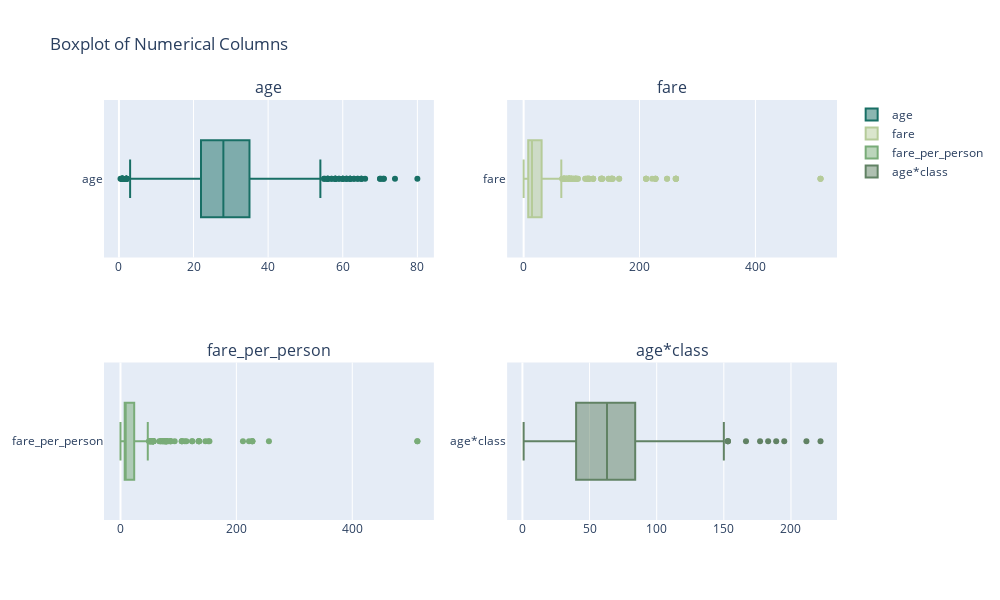

The cell this chart's notebook holds for it:
### Code cell
#Detecting outliers and dealing with them
#let's check all the continious variables
# Num _COLS 
NUM_COLS_F = [col for col in train.columns if train[col].dtype == 'float']

# BoxPLot To Identify Outliers
fig = go.Figure()   
# Sub Plots
fig = make_subplots(rows=2, cols=2, subplot_titles=NUM_COLS_F)

# Loop through each row of subplots
for i in range(2):
    # Loop through each subplot in the row
    for j in range(2):
        # Calculate the index of the current numerical column
        index = i * 2 + j
        # Check if the index is within the range of available numerical columns
        if index < len(NUM_COLS_F):
            # Add a box plot for the current numerical column to the subplot
            fig.add_trace(go.Box(x=train[NUM_COLS_F[index]], name=NUM_COLS_F[index], marker_color=palette[index]), row=i + 1, col=j + 1)

# Update layout
fig.update_layout(height=600, width=1000, title_text="Boxplot of Numerical Columns")

# Show the plot
fig.show()

### Figure 1 — Plotly figure (JSON) as saved in the notebook; plotly's stock layout.template omitted (floating-point values rounded to 4 significant figures; data arrays with more than 128 entries replaced by an {"elided": "..."} marker saying what was removed)
{"data": [{"marker": {"color": "#186F65"}, "name": "age", "type": "box", "x": {"elided": "891 float values"}, "xaxis": "x", "yaxis": "y"}, {"marker": {"color": "#B5CB99"}, "name": "fare", "type": "box", "x": {"elided": "891 float values"}, "xaxis": "x2", "yaxis": "y2"}, {"marker": {"color": "#79AC78"}, "name": "fare_per_person", "type": "box", "x": {"elided": "891 float values"}, "xaxis": "x3", "yaxis": "y3"}, {"marker": {"color": "#618264"}, "name": "age*class", "type": "box", "x": {"elided": "891 float values"}, "xaxis": "x4", "yaxis": "y4"}], "layout": {"annotations": [{"font": {"size": 16}, "showarrow": false, "text": "age", "x": 0.225, "xanchor": "center", "xref": "paper", "y": 1, "yanchor": "bottom", "yref": "paper"}, {"font": {"size": 16}, "showarrow": false, "text": "fare", "x": 0.775, "xanchor": "center", "xref": "paper", "y": 1, "yanchor": "bottom", "yref": "paper"}, {"font": {"size": 16}, "showarrow": false, "text": "fare_per_person", "x": 0.225, "xanchor": "center", "xref": "paper", "y": 0.375, "yanchor": "bottom", "yref": "paper"}, {"font": {"size": 16}, "showarrow": false, "text": "age*class", "x": 0.775, "xanchor": "center", "xref": "paper", "y": 0.375, "yanchor": "bottom", "yref": "paper"}], "height": 600, "title": {"text": "Boxplot of Numerical Columns"}, "width": 1000, "xaxis": {"anchor": "y", "domain": [0, 0.45]}, "xaxis2": {"anchor": "y2", "domain": [0.55, 1]}, "xaxis3": {"anchor": "y3", "domain": [0, 0.45]}, "xaxis4": {"anchor": "y4", "domain": [0.55, 1]}, "yaxis": {"anchor": "x", "domain": [0.625, 1]}, "yaxis2": {"anchor": "x2", "domain": [0.625, 1]}, "yaxis3": {"anchor": "x3", "domain": [0, 0.375]}, "yaxis4": {"anchor": "x4", "domain": [0, 0.375]}}}
